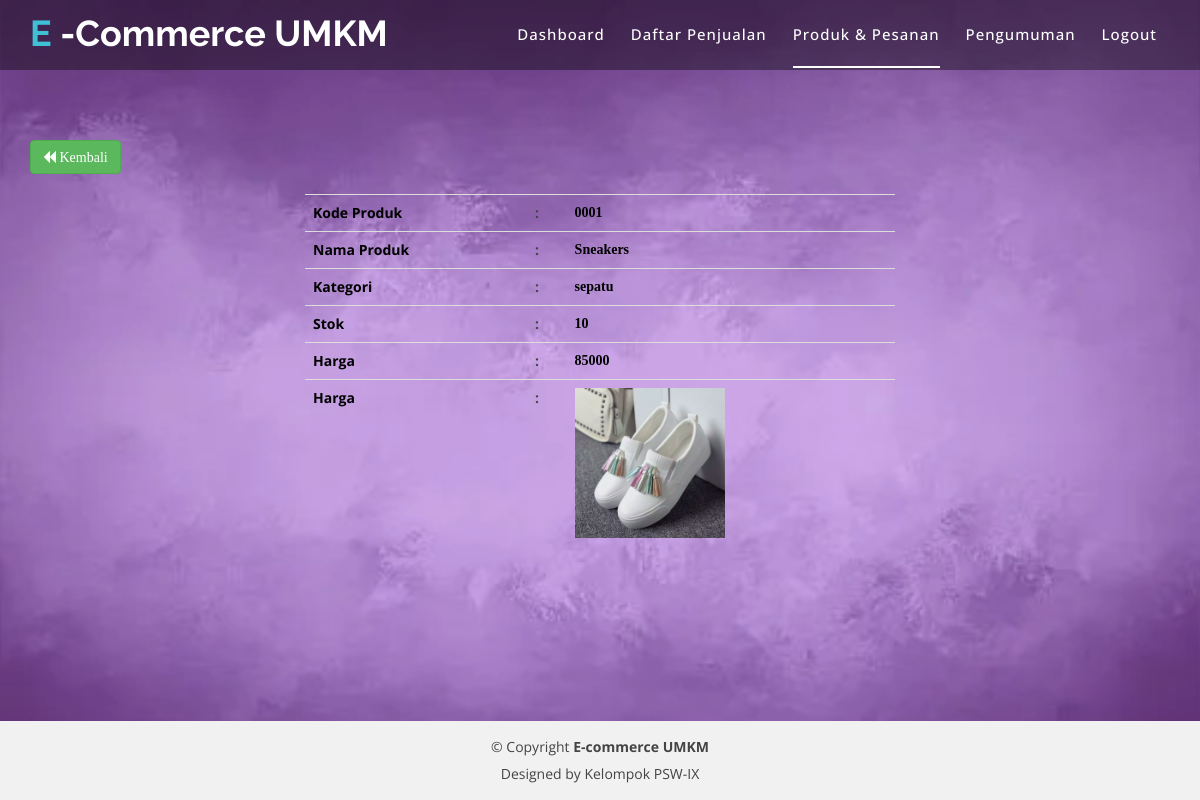
The app's page /detailproduk.php?id=0001 (signed in) with its own data.
### tables this page shows
CREATE TABLE `t_produk` (
  `kode_produk` varchar(100) NOT NULL,
  `nama_produk` varchar(100) NOT NULL,
  `kategori` varchar(100) NOT NULL,
  `stok` int(11) NOT NULL,
  `harga` int(11) NOT NULL
);

### koneksi.php (called while the page is built, shortened)
<?php
$db = mysqli_connect('localhost', 'root', '', 'psw2_proyek');
function EksekusiQuery($query)
{
    global $db;
    $result = mysqli_query($db, $query);
    return $result;
}
function GetDaftarProduk($id)
{
    $query = "SELECT * FROM t_produk WHERE kode_produk = '$id'";
    $result = EksekusiQuery($query);
    $data = mysqli_fetch_assoc($result);
    return $data;
}

### detailproduk.php (the view, shortened to what this page needs)
<?php
    require_once 'koneksi.php';
?>
<!doctype html>
<html lang="en">
<head>
    <link href="lib/bootstrap/css/bootstrap.min.css" rel="stylesheet">
    <link href="lib/nivo-slider/css/nivo-slider.css" rel="stylesheet">
    <link href="lib/owlcarousel/owl.carousel.css" rel="stylesheet">
    <link href="lib/owlcarousel/owl.transitions.css" rel="stylesheet">
    <link href="lib/font-awesome/css/font-awesome.min.css" rel="stylesheet">
    <link href="lib/animate/animate.min.css" rel="stylesheet">
    <link href="lib/venobox/venobox.css" rel="stylesheet">
    <link href="css/nivo-slider-theme.css" rel="stylesheet">
    <link href="css/style.css" rel="stylesheet">
    <link href="css/responsive.css" rel="stylesheet">
</head>
<body data-spy="scroll" data-target="#navbar-example" style="background : url(img/1.jpg) ;background-repeat: relative; background-size: cover;">
    <header>
        <div id="sticker" class="header-area">
            <div class="container">
                <div class="row">
                    <div class="col-md-12 col-sm-12">
                        <nav class="navbar navbar-default">
                        <div class="navbar-header">
                            <a class="navbar-brand page-scroll sticky-logo">
                                <h1>
                                    <span>
                                        E
                                    </span>
                                    -Commerce UMKM
                                </h1>
                            </a>
                        </div>
                        <div class="collapse navbar-collapse main-menu bs-example-navbar-collapse-1" id="navbar-example">
                            <ul class="nav navbar-nav navbar-right">
                                <li>
                                    <a class="page-scroll" href="dashboard.php">Dashboard</a>
                                </li>
                                <li>
                                    <?php
                                        if($_SESSION['admin']) { ?>
                                            <a class="page-scroll" href="beli.php">Daftar Penjualan</a><?php
                                        }
                                        else{?>
                                            <a class="page-scroll" href="beli.php">Beli</a><?php
                                        }
                                    ?>
                                </li>
                                <li class="active">
                                    <?php
                                        if($_SESSION['admin']) { ?>
                                            <a class="page-scroll" href="produk.php">Produk & Pesanan</a><?php
                                        }
                                        else{?>
                                            <a class="page-scroll" href="keranjang.php">Keranjang</a><?php
                                        }
                                    ?>
                                </li>
                                <li>
                                    <a class="page-scroll" href="pengumuman.php">Pengumuman</a>
                                </li>
                                <li>
                                    <a class="page-scroll" href="logout.php">
                                        Logout
                                    </a>
                                </li>
                            </ul>
                        </div>
                    </nav>
                    </div>
                </div>
            </div>
        </div>
    </header>
    <br><br><br><br><br>
    <section class="content" style="background-color: ; margin: 10px; border-radius: 10px;">
    <div class="row">
        <div class="col-sm-12">
             <div class="box box-primary">
                <div class="box-body">
                    <a href="produk.php" style="margin:20px;" class="btn btn-success"><i class='fa fa-backward'> Kembali</i></a>
                    <?php
                        $produk = GetDaftarProduk($_GET['id']);
                    ?>
                    <center>
                        <table class="table text-left" style="width: 50%;">
                            <tr>
                                <th style="color: black; font-weight: bold">Kode Produk</th>
                                <th>:</th>
                                <td style="color: black ; font-weight: bold; font-family: 'Arial Black';"><?= $produk['kode_produk']; ?></td>
                            </tr>
                            <tr>
                                <th style="color: black; font-weight: bold">Nama Produk</th>
                                <th>:</th>
                                <td style="color: black ; font-weight: bold; font-family: 'Arial Black';"><?= $produk['nama_produk']; ?></td>
                            </tr>
                            <tr>
                                <th style="color: black; font-weight: bold">Kategori</th>
                                <th>:</th>
                                <td style="color: black ; font-weight: bold; font-family: 'Arial Black';"><?= $produk['kategori']; ?></td>
                            </tr>
                            <tr>
                                <th style="color: black; font-weight: bold">Stok</th>
                                <th>:</th>
                                <td style="color: black ; font-weight: bold; font-family: 'Arial Black';"><?= $produk['stok']; ?></td>
                            </tr>
                            <tr>
                                <th style="color: black; font-weight: bold">Harga</th>
                                <th>:</th>
                                <td style="color: black ; font-weight: bold; font-family: 'Arial Black';"><?= $produk['harga']; ?></td>
                            </tr>
                            <tr>
                                <th style="color: black; font-weight: bold">Harga</th>
                                <th>:</th>
                                <td><a class="venobox" data-gall="myGallery" href="img/d_produk/<?= $produk['kode_produk'] ?>.jpg"><img src="img/d_produk/<?= $produk['kode_produk'] ?>.jpg" style="height: 150px"></a></td>
                            </tr>
                        </table>
                    </center>
                    </div>
                </div>
            </div>
        </div>
</section>
    <br><br><br><br>
    <footer style="position: absolute; bottom: 0px; text-align: center; width: 100%;">
        <div class="footer-area-bottom">
            <div class="container">
                <div class="row">
                    <div class="col-md-12 col-sm-12 col-xs-12">
                        <div class="copyright text-center">
                            <p>
                                &copy; Copyright
                                <strong>
                                    E-commerce UMKM
                                </strong>
                            </p>
                        </div>
                        <div class="credits">
                            Designed by Kelompok PSW-IX</a>
                        </div>
                    </div>
                </div>
            </div>
        </div>
    </footer>
</body>
</html>

### css/style.css (style rules this page uses)
html, body { height: 100%; }
img { max-width: 100%; height: auto; }
p { margin: 0 0 15px; color: #444; }
h1, h2, h3, h4, h5, h6 { font-family: 'Raleway', sans-serif; margin: 0 0 15px; color: #444; font-weight: 500; }
h1 { font-size: 48px; line-height: 50px; }
a { transition: all 0.3s ease 0s; text-decoration: none; }
body { background: #fff none repeat scroll 0 0; color: #444; font-family: 'Open Sans', sans-serif; font-size: 14px; text-align: left; overflow-x: hidden; line-height: 22px; }
ul { list-style: outside none none; margin: 0; padding: 0; }
.header-area { position: absolute; top: 0; left: 0; width: 100%; height: auto; background: rgba(0, 0, 0, 0.40); z-index: 9; }
.navbar-header a.navbar-brand { display: inline-block; height: 70px; padding: 15px 0; }
.main-menu ul.navbar-nav li { display: inline-block; padding: 0px 13px; }
.main-menu ul.navbar-nav li a { background: rgba(0, 0, 0, 0) none repeat scroll 0 0; color: #fff; font-size: 15px; font-weight: 500; padding: 24px 0px; text-transform: capitalize; letter-spacing: 1px; }
.main-menu ul.navbar-nav li.active > a::after { border: 1px solid #fff; bottom: 0px; content: ""; left: 0; position: absolute; width: 100%; }
.main-menu ul.navbar-nav li.active a { background: rgba(0, 0, 0, 0) none repeat scroll 0 0; color: #fff; position: relative; }
.navbar { border: medium none; margin-bottom: 0; }
.navbar-default { background: rgba(0, 0, 0, 0) none repeat scroll 0 0; }
.sticky-logo h1 { color: #fff; padding: 0; margin: 0; font-size: 36px; font-weight: bold; line-height: 1; }
.sticky-logo h1 span { color: #3ec1d5; }
.footer-area-bottom { background: #f1f1f1 none repeat scroll 0 0; padding: 15px 0; }
.copyright>p { margin-bottom: 0; color: #444; }
.credits { padding-top: 5px; text-align: center; }
.table { width: 100%; height: 100%; display: table; }

### records on screen
t_produk: kode_produk "0001", nama_produk "Sneakers", kategori "sepatu", stok "10", harga "85000", kode_produk (picture)
